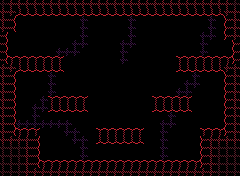

A 2D game scene composited from a Tiled map and its tileset images. What follows is a short description and the map's XML, with every tile layer's data as written:
An orthogonal 30x22 tile map with 8x8 px tiles, 3 tile layers (Background_2, Background_1, Collision) and 12 objects (5x crateLocation, 3x JumpLocation, 2x UnicyclistUnderlingEnemy, UnicyclistEnemy, PlayerSpawn).

<map version="1.10" tiledversion="1.10.1" orientation="orthogonal" renderorder="right-down" width="30" height="22" tilewidth="8" tileheight="8" infinite="0" nextlayerid="12" nextobjectid="24">
 <tileset firstgid="1" source="../tower-tileset.tsx" />
 <layer id="5" name="Background_2" width="30" height="22">
  <data encoding="csv">
0,0,0,0,0,0,0,0,0,0,0,0,0,0,0,0,0,0,0,0,0,0,0,0,0,0,0,0,0,0,
0,0,0,0,0,0,0,0,0,0,0,0,0,0,0,0,0,0,0,0,0,0,0,0,0,0,0,0,0,0,
0,0,0,0,0,0,0,0,0,0,0,0,0,0,0,0,0,0,0,0,0,0,0,0,0,0,0,0,0,0,
0,0,0,0,0,0,0,0,0,0,0,0,0,0,0,0,0,0,0,0,0,0,0,0,0,0,0,0,0,0,
0,0,0,0,0,0,0,0,0,0,0,0,0,0,0,0,0,0,0,0,0,0,0,0,0,0,0,0,0,0,
0,0,0,0,0,0,0,0,0,0,0,0,0,0,0,0,0,0,0,0,0,0,0,0,0,0,0,0,0,0,
0,0,0,0,0,0,0,0,0,0,0,0,0,0,0,0,0,0,0,0,0,0,0,0,0,0,0,0,0,0,
0,0,0,0,0,0,0,0,0,0,0,0,0,0,0,0,0,0,0,0,0,0,0,0,0,0,0,0,0,0,
0,0,0,0,0,0,0,0,0,0,0,0,0,0,0,0,0,0,0,0,0,0,0,0,0,0,0,0,0,0,
0,0,0,0,0,0,0,0,0,0,0,0,0,0,0,0,0,0,0,0,0,0,0,0,0,0,0,0,0,0,
0,0,0,0,0,0,0,0,0,0,0,0,0,0,0,0,0,0,0,0,0,0,0,0,0,0,0,0,0,0,
0,0,0,0,0,0,0,0,0,0,0,0,0,0,0,0,0,0,0,0,0,0,0,0,0,0,0,0,0,0,
0,0,0,0,0,0,0,0,0,0,0,0,0,0,0,0,0,0,0,0,0,0,0,0,0,0,0,0,0,0,
0,0,0,0,0,0,0,0,0,0,0,0,0,0,0,0,0,0,0,0,0,0,0,0,0,0,0,0,0,0,
0,0,0,0,0,0,0,0,0,0,0,0,0,0,0,0,0,0,0,0,0,0,0,0,0,0,0,0,0,0,
0,0,0,0,0,0,0,0,0,0,0,0,0,0,0,0,0,0,0,0,0,0,0,0,0,0,0,0,0,0,
0,0,0,0,0,0,0,0,0,0,0,0,0,0,0,0,0,0,0,0,0,0,0,0,0,0,0,0,0,0,
0,0,0,0,0,0,0,0,0,0,0,0,0,0,0,0,0,0,0,0,0,0,0,0,0,0,0,0,0,0,
0,0,0,0,0,0,0,0,0,0,0,0,0,0,0,0,0,0,0,0,0,0,0,0,0,0,0,0,0,0,
0,0,0,0,0,0,0,0,0,0,0,0,0,0,0,0,0,0,0,0,0,0,0,0,0,0,0,0,0,0,
0,0,0,0,0,0,0,0,0,0,0,0,0,0,0,0,0,0,0,0,0,0,0,0,0,0,0,0,0,0,
0,0,0,0,0,0,0,0,0,0,0,0,0,0,0,0,0,0,0,0,0,0,0,0,0,0,0,0,0,0
</data>
 </layer>
 <layer id="2" name="Background_1" width="30" height="22">
  <data encoding="csv">
0,0,0,0,0,0,0,0,0,0,0,0,0,0,0,0,0,0,0,0,0,0,0,0,0,0,0,0,0,0,
0,0,0,0,0,0,0,0,0,0,0,0,0,0,0,0,0,0,0,0,0,0,0,0,0,0,0,0,0,0,
0,0,0,0,0,0,0,0,0,0,0,0,0,0,0,0,0,0,0,0,0,0,0,0,0,0,0,0,0,0,
0,0,0,0,0,0,0,0,0,0,0,0,0,0,0,0,0,0,0,0,0,0,0,0,0,0,0,0,0,0,
0,0,0,0,0,0,0,0,0,0,0,0,0,0,0,0,0,0,0,0,0,0,0,0,0,0,0,0,0,0,
0,0,0,0,0,0,0,0,0,0,0,0,0,0,0,0,0,0,0,0,0,0,0,0,0,0,0,0,0,0,
0,0,0,0,0,0,0,0,0,0,0,0,0,0,0,0,0,0,0,0,0,0,0,0,0,0,0,0,0,0,
0,0,0,0,0,0,0,0,0,0,0,0,0,0,0,0,0,0,0,0,0,0,0,0,0,0,0,0,0,0,
0,0,0,0,0,0,0,0,0,0,0,0,0,0,0,0,0,0,0,0,0,0,0,0,0,0,0,0,0,0,
0,0,0,0,0,0,0,0,0,0,0,0,0,0,0,0,0,0,0,0,0,0,0,0,0,0,0,0,0,0,
0,0,0,0,0,0,0,0,0,0,0,0,0,0,0,0,0,0,0,0,0,0,0,0,0,0,0,0,0,0,
0,0,0,0,0,0,0,0,0,0,0,0,0,0,0,0,0,0,0,0,0,0,0,0,0,0,0,0,0,0,
0,0,0,0,0,0,0,0,0,0,0,0,0,0,0,0,0,0,0,0,0,0,0,0,0,0,0,0,0,0,
0,0,0,0,0,0,0,0,0,0,0,0,0,0,0,0,0,0,0,0,0,0,0,0,0,0,0,0,0,0,
0,0,0,0,0,0,0,0,0,0,0,0,0,0,0,0,0,0,0,0,0,0,0,0,0,0,0,0,0,0,
0,0,0,0,0,0,0,0,0,0,0,0,0,0,0,0,0,0,0,0,0,0,0,0,0,0,0,0,0,0,
0,0,0,0,0,0,0,0,0,0,0,0,0,0,0,0,0,0,0,0,0,0,0,0,0,0,0,0,0,0,
0,0,0,0,0,0,0,0,0,0,0,0,0,0,0,0,0,0,0,0,0,0,0,0,0,0,0,0,0,0,
0,0,0,0,0,0,0,0,0,0,0,0,0,0,0,0,0,0,0,0,0,0,0,0,0,0,0,0,0,0,
0,0,0,0,0,0,0,0,0,0,0,0,0,0,0,0,0,0,0,0,0,0,0,0,0,0,0,0,0,0,
0,0,0,0,0,0,0,0,0,0,0,0,0,0,0,0,0,0,0,0,0,0,0,0,0,0,0,0,0,0,
0,0,0,0,0,0,0,0,0,0,0,0,0,0,0,0,0,0,0,0,0,0,0,0,0,0,0,0,0,0
</data>
 </layer>
 <objectgroup id="9" name="Enemies">
  <object id="7" name="UnicyclistEnemy" x="119.273" y="78.3636">
   <point />
  </object>
  <object id="20" name="UnicyclistUnderlingEnemy" x="199.625" y="29.375">
   <point />
  </object>
  <object id="21" name="UnicyclistUnderlingEnemy" x="24.25" y="30.25">
   <point />
  </object>
 </objectgroup>
 <objectgroup id="11" name="CrateLocations">
  <object id="17" name="crateLocation" x="64" y="88">
   <point />
  </object>
  <object id="18" name="crateLocation" x="168" y="88">
   <point />
  </object>
  <object id="19" name="crateLocation" x="116" y="120">
   <point />
  </object>
  <object id="22" name="crateLocation" x="24" y="120">
   <point />
  </object>
  <object id="23" name="crateLocation" x="204" y="120">
   <point />
  </object>
 </objectgroup>
 <objectgroup id="10" name="BossCues">
  <object id="11" name="JumpLocation" x="199.591" y="29.2955">
   <point />
  </object>
  <object id="12" name="JumpLocation" x="24.4583" y="30.0833">
   <point />
  </object>
  <object id="13" name="JumpLocation" x="109.333" y="101">
   <point />
  </object>
 </objectgroup>
 <objectgroup id="7" name="Spawns">
  <object id="2" name="PlayerSpawn" x="24" y="120">
   <point />
  </object>
 </objectgroup>
 <layer id="1" name="Collision" width="30" height="22">
  <data encoding="csv">
135,136,136,136,136,136,136,136,136,136,136,136,136,136,136,136,136,136,136,136,136,136,136,136,136,136,136,136,136,135,
136,136,140,140,140,140,140,140,140,140,140,140,140,140,140,140,140,140,140,140,140,140,140,140,140,140,140,140,136,136,
136,138,0,0,0,0,0,0,0,0,141,0,0,0,0,0,141,0,0,0,0,0,0,0,0,0,141,0,139,136,
136,138,0,0,0,0,0,0,0,0,141,0,0,0,0,0,141,0,0,0,0,0,0,0,0,0,141,0,139,136,
138,0,0,0,0,0,0,0,0,0,141,0,0,0,0,0,141,0,0,0,0,0,0,0,0,141,141,0,139,136,
138,0,0,0,0,0,0,0,0,141,141,0,0,0,0,141,141,0,0,0,0,0,0,0,0,141,0,0,0,139,
138,0,0,0,0,0,0,141,141,141,0,0,0,0,0,141,0,0,0,0,0,0,0,0,0,141,0,0,0,139,
138,137,137,137,137,137,137,137,0,0,0,0,0,0,0,141,0,0,0,0,0,0,137,137,137,137,137,137,137,139,
136,136,140,140,140,140,140,140,0,0,0,0,0,0,0,0,0,0,0,0,0,0,140,140,140,140,140,140,136,136,
136,138,0,0,0,0,141,0,0,0,0,0,0,0,0,0,0,0,0,0,0,0,0,0,141,0,0,0,139,136,
136,138,0,0,0,0,141,0,0,0,0,0,0,0,0,0,0,0,0,0,0,0,0,141,141,0,0,0,139,136,
136,138,0,0,0,0,141,0,0,0,0,0,0,0,0,0,0,0,0,0,0,0,141,141,0,0,0,0,139,136,
136,138,0,0,0,141,137,137,137,137,137,0,0,0,0,0,0,0,0,137,137,137,137,137,0,0,0,0,139,136,
136,138,0,0,141,141,140,140,140,140,140,0,0,0,0,0,0,0,0,140,140,140,140,140,0,0,0,0,139,136,
136,138,0,0,141,0,0,0,0,0,0,0,0,0,0,0,0,0,0,0,0,141,0,0,0,0,0,0,139,136,
136,138,141,141,141,141,141,141,141,0,0,0,0,0,0,0,0,0,0,0,141,141,0,0,0,0,0,0,139,136,
136,138,137,137,137,0,0,0,141,141,0,0,137,137,137,137,137,137,0,0,141,0,0,0,0,137,137,137,139,136,
136,136,136,136,138,0,0,0,0,141,141,0,140,140,140,140,140,140,0,0,141,0,0,0,0,139,136,136,136,136,
135,135,135,136,138,0,0,0,0,0,141,0,0,0,0,0,0,0,0,0,141,0,0,0,0,139,136,135,135,135,
135,135,135,136,138,0,0,0,0,0,141,0,0,0,0,0,0,0,0,0,141,0,0,0,0,139,136,135,135,135,
135,135,135,136,138,137,137,137,137,137,137,137,137,137,137,137,137,137,137,137,137,137,137,137,137,139,136,135,135,135,
135,135,135,136,136,136,136,136,136,136,136,136,136,136,136,136,136,136,136,136,136,136,136,136,136,136,136,135,135,135
</data>
 </layer>
</map>
